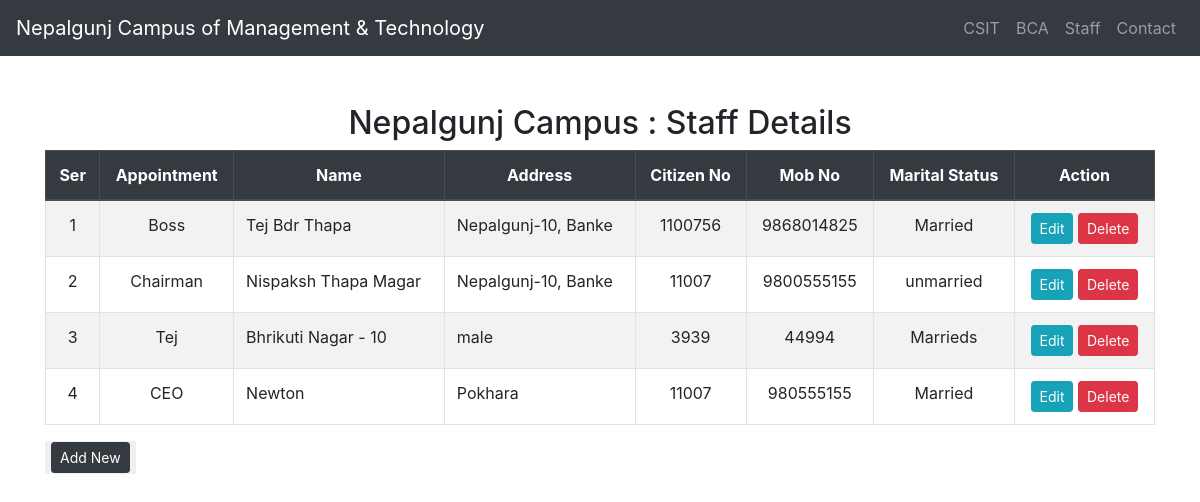
The page /org/staff on the database its author committed.
### org/models.py (models this page shows, shortened)
class Staff(models.Model):
    appt = models.CharField(max_length=50)
    name = models.CharField(max_length=50)
    add = models.CharField(max_length=50)
    citizen = models.CharField(max_length=40)
    mob = models.CharField(max_length=10)
    marital = models.CharField(max_length=15)
    class Meta:
        db_table = 'staff'

### org/views.py (the view)
# urls.py: path("/staff", views.staff, name="staff"),
def staff(request):
    dm = Staff.objects.all()
    return render(request, "org/staff.html", {'dm':dm})

### org/templates/org/staff.html (shortened to what this page needs)
    {% extends 'org/base.html' %}
  {% block css %}
  <link href="https://maxcdn.bootstrapcdn.com/bootstrap/4.5.2/css/bootstrap.min.css" rel="stylesheet">
  {% endblock %}
  {% block content %}
<body>
<div class="container my-5">
  <h2 class="text-center">Nepalgunj Campus : Staff Details</h2>
  <div class="table-responsive">
    <table class="table table-striped table-bordered">
      <thead class="thead-dark">
        <tr>
          <th scope="col" style="text-align: center">Ser</th>
          <th scope="col" style="text-align: center">Appointment</th>
          <th scope="col" style="text-align: center">Name</th>
          <th scope="col" style="text-align: center">Address</th>
          <th scope="col" style="text-align: center">Citizen No</th>
          <th scope="col" style="text-align: center">Mob No</th>
          <th scope="col" style="text-align: center">Marital Status</th>
          <th scope="col" style="text-align: center">Action</th>
        </tr>
      </thead>
      <tbody>
        {% for dx in dm %}
        <tr>
          <td style="text-align: center">{{forloop.counter}}</td>
          <td style="text-align: center">{{dx.appt}}</td>
          <td>{{dx.name}}</td>
          <td>{{dx.add}}</td>
          <td style="text-align: center">{{dx.citizen}}</td>
          <td style="text-align: center">{{dx.mob}}</td>
          <td style="text-align: center">{{dx.marital}}</td>
          <td style="text-align: center">
           <a href="{% url 'edit' dx.id %}" class="btn btn-info btn-sm">Edit</a>
            <form action="{% url 'delstaff' dx.id %}" method="post" class="d-inline" id="Delete">
              <input type="submit" class="btn btn-danger btn-sm" value="Delete">
            </form>
          </td>
        </tr>
        {% endfor %}
      </tbody>
    </table>
     <button style="border: none">
            <a class="btn btn-dark btn-sm" style="text-align:center" href="{% url 'form' %}">Add New</a>
            </button>
  </div>
</div>
{% endblock %}
{% block js %}
</body>
{% endblock %}

### org/templates/org/base.html (shortened to what this page needs)
<!DOCTYPE html>
<html lang="en">
<head>
  <link href="https://maxcdn.bootstrapcdn.com/bootstrap/4.5.2/css/bootstrap.min.css" rel="stylesheet">
  {% block css %}
  {% endblock %}
</head>
<body>
<nav class="navbar navbar-expand-lg navbar-dark bg-dark">
  <a class="navbar-brand" href="#">Nepalgunj Campus of Management & Technology</a>
  <div class="collapse navbar-collapse" id="navbarNav">
    <ul class="navbar-nav ml-auto">
      <li class="nav-item">
        <a class="nav-link" href="{% url 'csit.home' %}">CSIT</a>
      </li>
      <li class="nav-item">
        <a class="nav-link" href="{% url 'bca.home' %}">BCA</a>
      </li>
      <li class="nav-item">
        <a class="nav-link" href="{% url 'staff' %}">Staff</a>
      </li>
      <li class="nav-item">
        <a class="nav-link" href="#contact">Contact</a>
      </li>
    </ul>
  </div>
</nav>
{% block content %}{% endblock %}
{% block js %}
{% endblock %}
</body>
</html>

### rows shown on the page
Staff: appt "Boss", name "Tej Bdr Thapa", add "Nepalgunj-10, Banke", citizen "1100756", mob "9868014825", marital "Married"
Staff: appt "Chairman", name "Nispaksh Thapa Magar", add "Nepalgunj-10, Banke", citizen "11007", mob "9800555155", marital "unmarried"
Staff: appt "Tej", name "Bhrikuti Nagar - 10", add "male", citizen "3939", mob "44994", marital "Marrieds"
Staff: appt "CEO", name "Newton", add "Pokhara", citizen "11007", mob "980555155", marital "Married"
